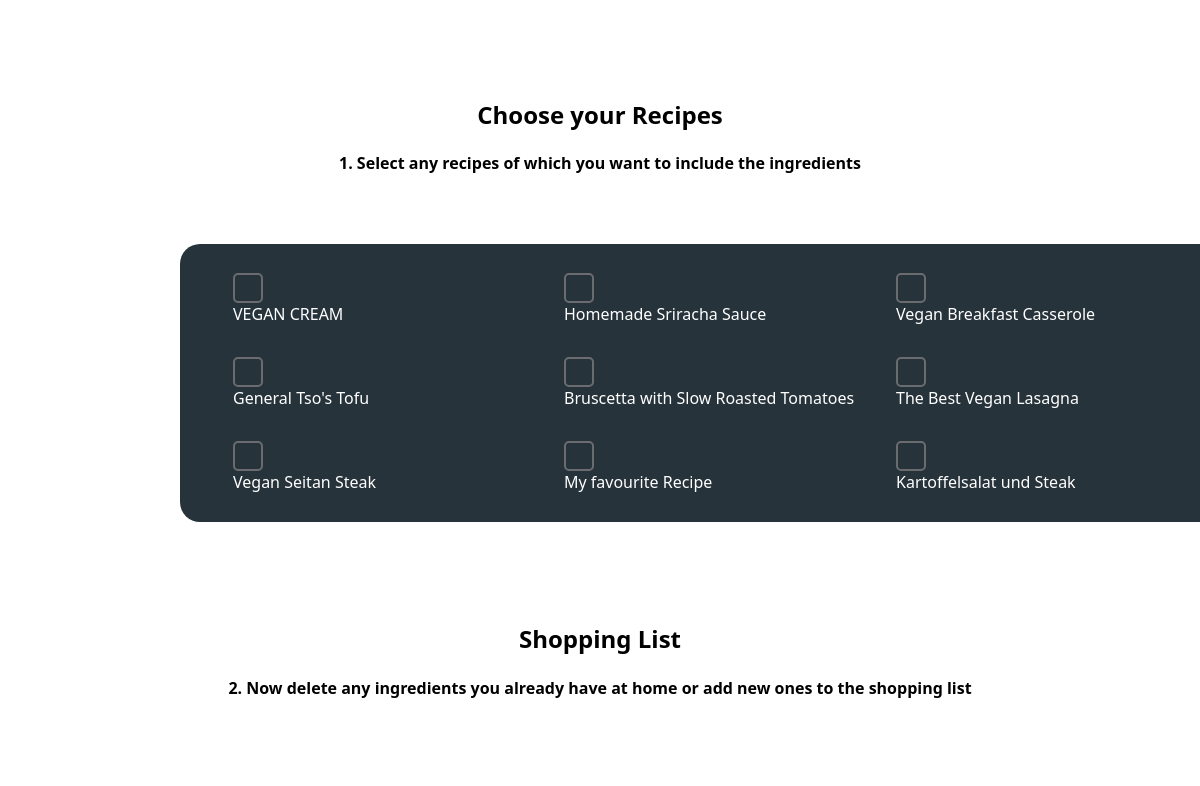
The app's page /views/shoplist (signed in, middle part), older data.
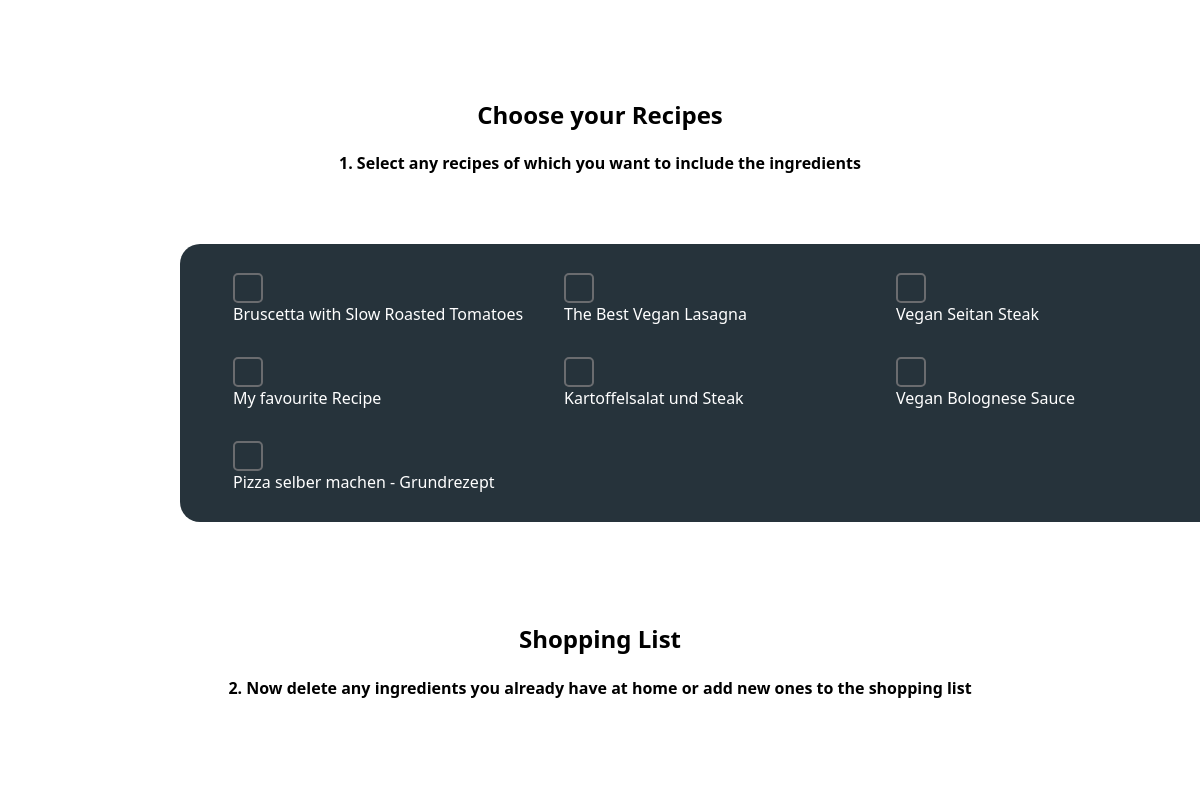
The same page, newer data.
### views2/models.py (models this page shows, shortened)
class Recipe(Base):
    __tablename__ = "recipes"
    id = Column(Integer, primary_key=True)
    title = Column(String, unique=True)
    instructions = Column(String)
    url = Column(String)
    image = Column(String)
    calories = Column(String)
    carbs = Column(String)
    fibre = Column(String)
    sugar = Column(String)
    protein = Column(String)
    fats = Column(String)
    sat_fats = Column(String)
    serving_size = Column(String)
    users = relationship("User", secondary=users_recipes, back_populates="recipes")
    ingredients = relationship(
        "Ingredient", secondary=recipes_ingredients, back_populates="recipes"
    )

### views2/views.py (the view)
@login_required
@views.route("/shoplist", methods=["GET", "POST"])
def shoplist():
    if request.method == "POST":
        pass
    if request.method == "GET":
        recipelist = get_user_recipes_all(session["user_id"])
        recipeList = []
        for item in recipelist:
            recipeList.append(item.title)
        return render_template("shoppingList.html", recipeList=recipeList)

### views2/models.py (called while the page is built)
def get_user_recipes_all(session_id):
    session = Session()
    user = session.query(User).filter(User.id == session_id).first()
    recipe_list = user.recipes
    session.close()
    return recipe_list

### views2/templates/views2/shoppingList.html (shortened to what this page needs)
{% extends "layout.html" %}
{% block main %}
<div class="blocks left ">
    <div class="main_header margin-t-b">
        <h2>
            Choose your Recipes
        </h2>
        <h4>
            1. Select any recipes of which you want to include the ingredients
        </h4>
    </div>
    <div class="main_block">
        <div class="shoplist_container">
            {% for item in recipeList %}
            <div class="shoplist">
                <ul>
                    <input class="recipe_checkbox checkbox" type="checkbox" value="{{ item }}" id="{{ item }}">
                    <label for="{{ item }}">{{ item }}</label>
                </ul>
            </div>
            {% endfor %}
        </div>
    </div>
</div>
<div class="blocks right">
    <div class="main_header margin-t-b">
        <h2>
            Shopping List
        </h2>
        <h4>
            2. Now delete any ingredients you already have at home or add new ones to the shopping list
        </h4>
    </div>
    <div class="Ing_div">
    </div>
</div>
{% endblock %}

### views2/templates/views2/layout.html (shortened to what this page needs)
<!DOCTYPE html>
<html lang="en">
<head>
    <link href="{{ url_for('views.static', filename='styles.css') }}" type="text/css" rel="stylesheet">
</head>
<body>
    <main class="container p-5" id="mainblock">
        {% block main %}{% endblock %}
    </main>
</body>
</html>

### views2/static/styles/styles.css (style rules this page uses)
* { box-sizing: border-box; }
html { scroll-behavior: smooth !important; min-height: 100%; position: relative; }
body { margin: 0; font-family: "Noto Sans", sans-serif; width: 100%; }
main { margin: 0; opacity: 1; }
.shoplist { animation: transitionIn 1.5s forwards; }
.blocks { opacity: 0; transition: all 1s ease-in; margin: 100px auto; }
.left { transform: translateX(200px); }
.right { transform: translateX(-200px); }
.main_header { text-align: center; }
.margin-t-b { margin: 70px auto; }
.main_block { margin-bottom: 100px; }
.shoplist_container { display: grid; margin: 0 0 0 15%; align-items: center; justify-content: center; grid-template-columns: repeat(auto-fit, minmax(300px, 1fr)); padding: 13px; background-color: #081720e0; color: white; border-radius: 20px 0 0 20px; min-height: 180px; }
.checkbox { position: relative; display: flex; align-items: center; justify-content: center; width: 30px; height: 30px; -webkit-appearance: none; -moz-appearance: none; -o-appearance: none; appearance: none; background: transparent; border: 2px solid #7C7A7D; border-radius: 5px; margin: 0; outline: none; transition: 0.5s ease; opacity: 0.8; cursor: pointer; }
.Ing_div { padding: 20px 0; position: relative; }
.is-visible { opacity: 1; }
.swoop-in { transform: translateX(0); }

Row changes from the older to the newer data that the page shows:
removed Recipe: title "VEGAN CREAM"
removed Recipe: title "Homemade Sriracha Sauce"
removed Recipe: title "Vegan Breakfast Casserole"
removed Recipe: title "General Tso's Tofu"
now on this page (row unchanged): Recipe: title "Vegan Bolognese Sauce"
added Recipe: title "Pizza selber machen - Grundrezept"
